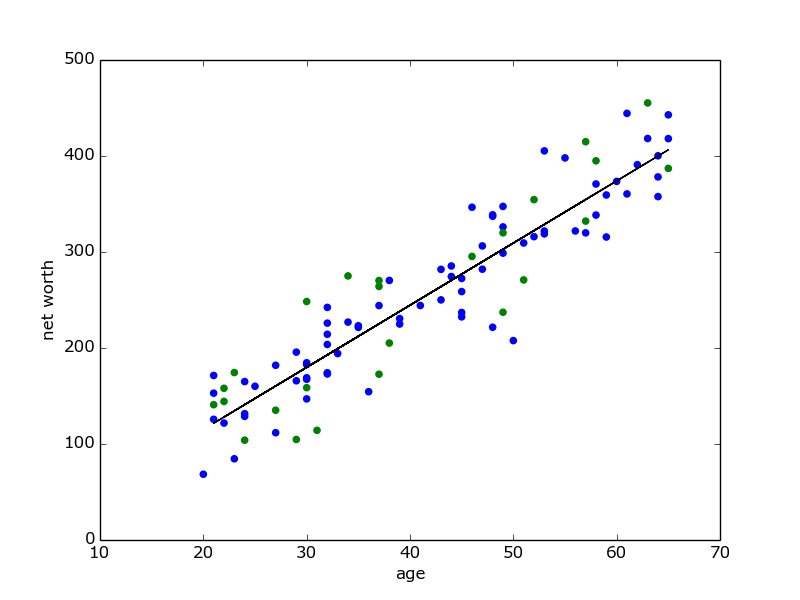

Python code for this plot:
import numpy
import matplotlib.pyplot as plt
from sklearn.linear_model import LinearRegression
from ages_net_worths import age_net_worth_data

ages_train, ages_test, net_worths_train, net_worths_test = age_net_worth_data()

reg = LinearRegression()
reg.fit(ages_train, net_worths_train)

net_worth = reg.predict([27])
print "Net worth for 27yo:",net_worth
print "Coef:",reg.coef_
print "Intercept:",reg.intercept_

print "Test score:",reg.score(ages_test, net_worths_test)
print "Training score:",reg.score(ages_train, net_worths_train)

plt.scatter(ages_train, net_worths_train, color="blue")
plt.scatter(ages_test, net_worths_test, color="green")
plt.plot(ages_test, reg.predict(ages_test), color="black")
plt.xlabel("age")
plt.ylabel("net worth")
plt.savefig("linreg_test.png")
plt.show()

